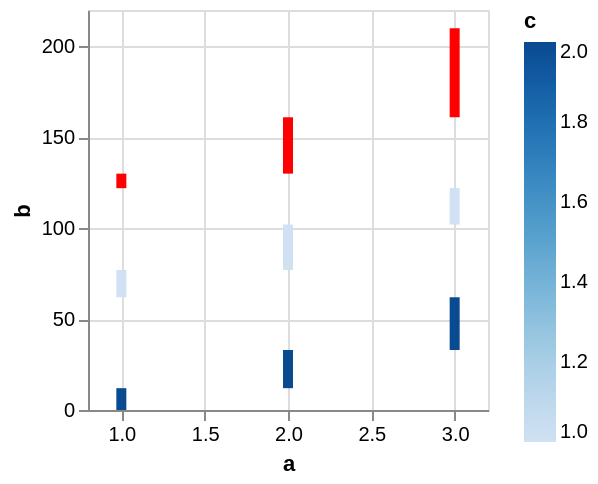

The Vega-Lite source for this figure:
### Vega specification from a JSON file in a GitHub repository (floating-point values rounded to 4 significant figures)
{"$schema": "https://vega.github.io/schema/vega/v5.json", "description": "Testing invalid", "background": "white", "padding": 5, "width": 200, "height": 200, "style": "cell", "data": [{"name": "source_0", "values": [{"a": 1, "b": 15, "c": 1}, {"a": 2, "b": 25, "c": 1}, {"a": 3, "b": 20, "c": 1}, {"a": 1, "b": 12, "c": 2}, {"a": 2, "b": 21, "c": 2}, {"a": 3, "b": 29, "c": 2}, {"a": 1, "b": 8, "c": null}, {"a": 2, "b": 31, "c": null}, {"a": 3, "b": 49, "c": null}]}, {"name": "data_0", "source": "source_0", "transform": [{"type": "stack", "groupby": [], "field": "b", "sort": {"field": ["c"], "order": ["descending"]}, "as": ["b_start", "b_end"], "offset": "zero"}]}], "marks": [{"name": "marks", "type": "rect", "style": ["bar"], "from": {"data": "data_0"}, "encode": {"update": {"fill": [{"test": "!isValid(datum[\"c\"]) || !isFinite(+datum[\"c\"])", "value": "red"}, {"scale": "color", "field": "c"}], "tooltip": {"signal": "{\"a\": format(datum[\"a\"], \"\"), \"b\": format(datum[\"b\"], \"\"), \"c\": format(datum[\"c\"], \"\")}"}, "ariaRoleDescription": {"value": "bar"}, "description": {"signal": "\"a: \" + (format(datum[\"a\"], \"\")) + \"; b: \" + (format(datum[\"b\"], \"\")) + \"; c: \" + (format(datum[\"c\"], \"\"))"}, "xc": [{"test": "!isValid(datum[\"a\"]) || !isFinite(+datum[\"a\"])", "signal": "scale('x', inrange(0, domain('x')) ? 0 : domain('x')[0])"}, {"scale": "x", "field": "a"}], "width": {"value": 5}, "y": {"scale": "y", "field": "b_end"}, "y2": {"scale": "y", "field": "b_start"}}}}], "scales": [{"name": "x", "type": "linear", "domain": {"data": "data_0", "field": "a"}, "range": [0, {"signal": "width"}], "nice": true, "zero": false, "padding": 5}, {"name": "y", "type": "linear", "domain": {"data": "data_0", "fields": ["b_start", "b_end"]}, "range": [{"signal": "height"}, 0], "nice": true, "zero": true}, {"name": "color", "type": "linear", "domain": {"data": "data_0", "field": "c"}, "range": "ramp", "interpolate": "hcl", "zero": false}], "axes": [{"scale": "x", "orient": "bottom", "gridScale": "y", "grid": true, "tickCount": {"signal": "ceil(width/40)"}, "domain": false, "labels": false, "aria": false, "maxExtent": 0, "minExtent": 0, "ticks": false, "zindex": 0}, {"scale": "y", "orient": "left", "gridScale": "x", "grid": true, "tickCount": {"signal": "ceil(height/40)"}, "domain": false, "labels": false, "aria": false, "maxExtent": 0, "minExtent": 0, "ticks": false, "zindex": 0}, {"scale": "x", "orient": "bottom", "grid": false, "title": "a", "labelFlush": true, "labelOverlap": true, "tickCount": {"signal": "ceil(width/40)"}, "zindex": 0}, {"scale": "y", "orient": "left", "grid": false, "title": "b", "labelOverlap": true, "tickCount": {"signal": "ceil(height/40)"}, "zindex": 0}], "legends": [{"fill": "color", "gradientLength": {"signal": "clamp(height, 64, 200)"}, "title": "c"}], "config": {"mark": {"tooltip": true}}}
